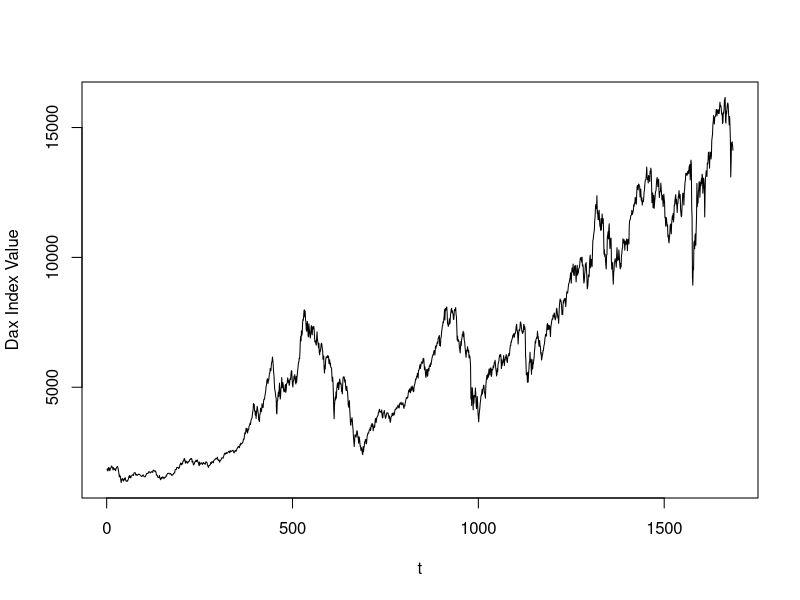
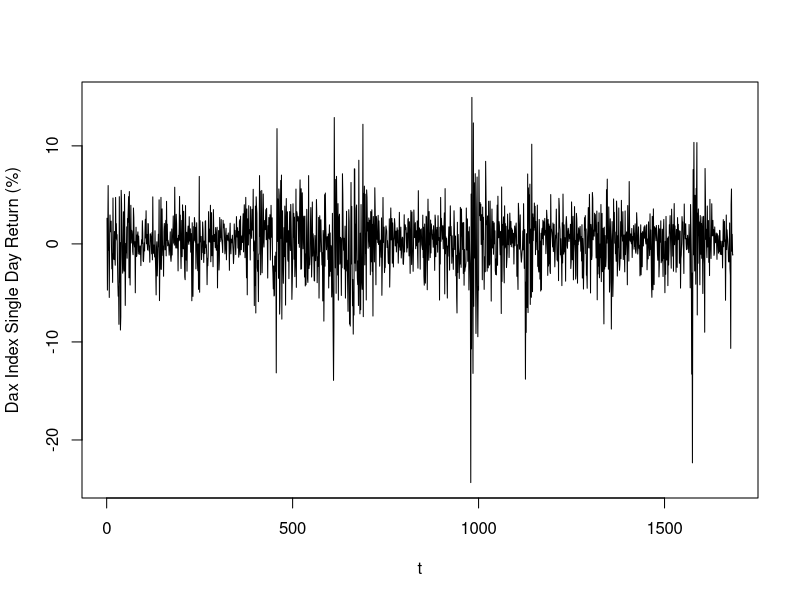
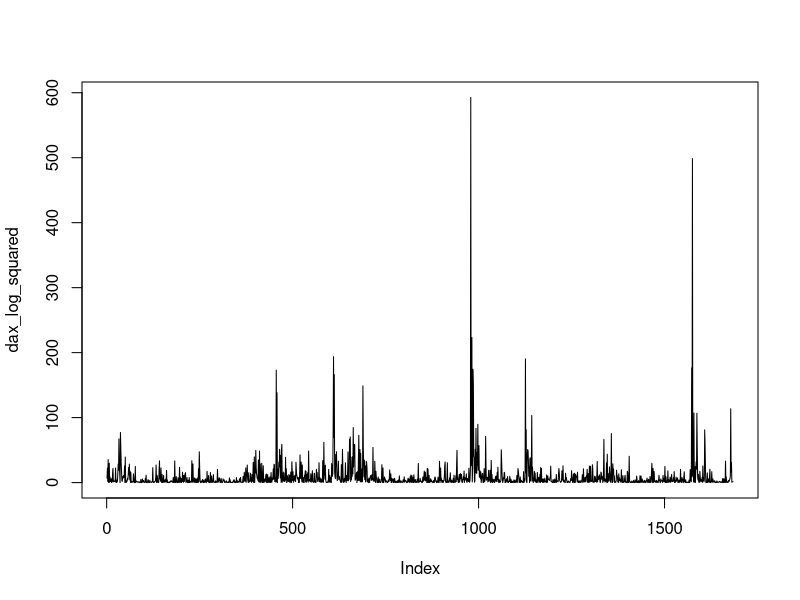
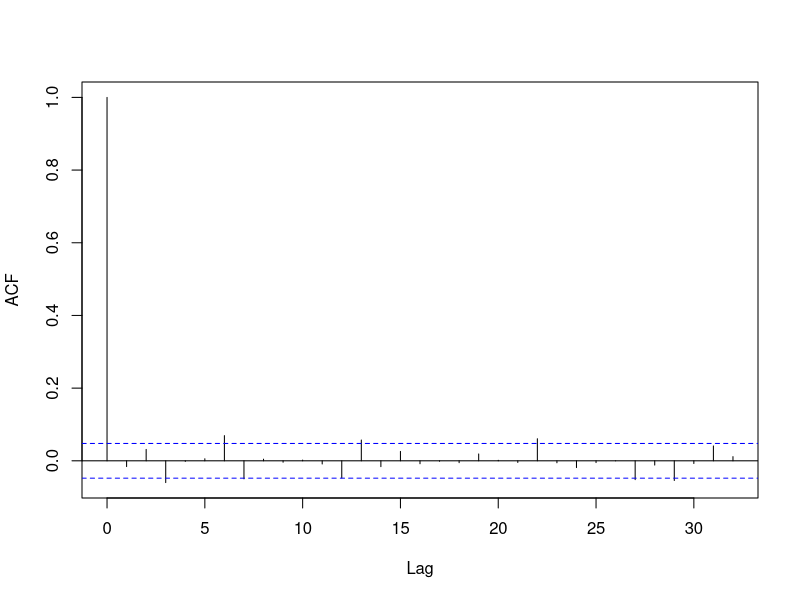
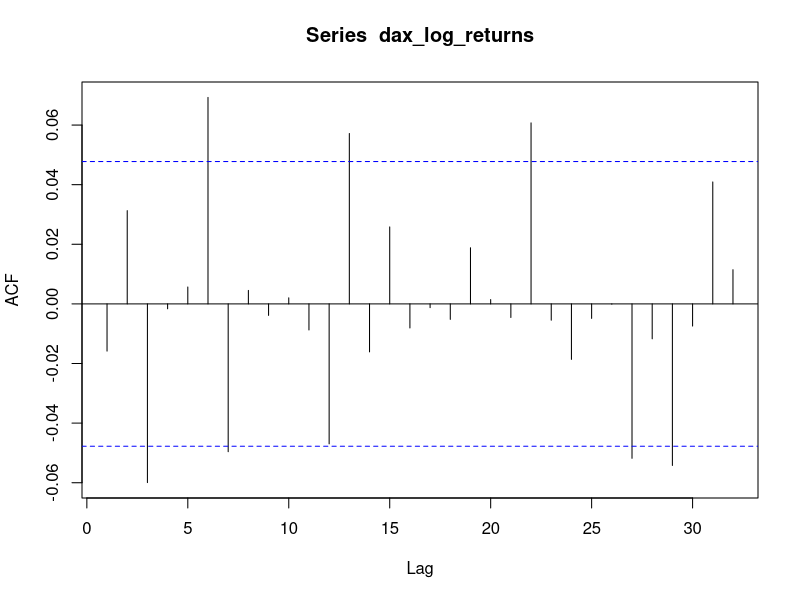
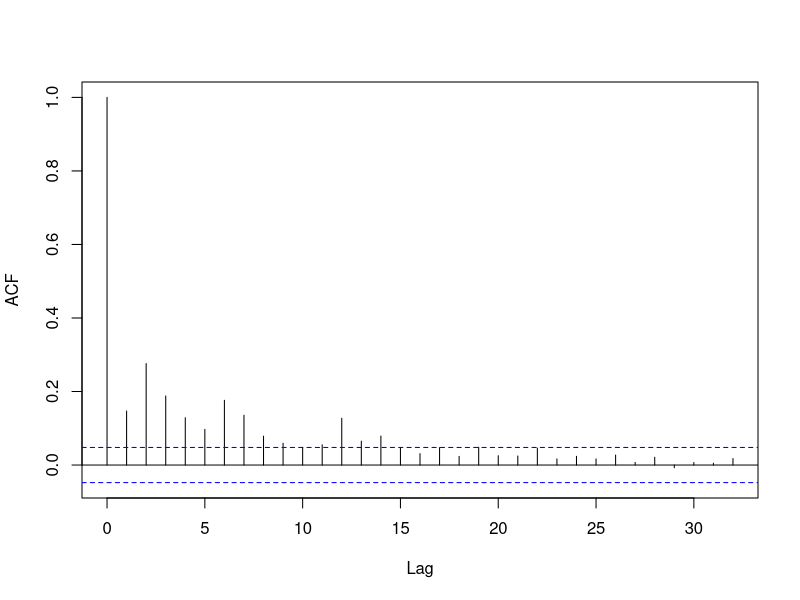
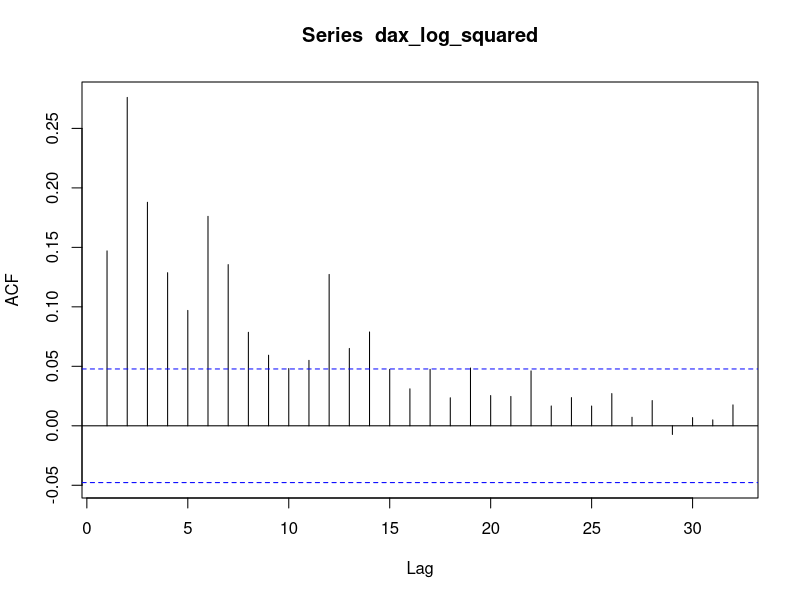
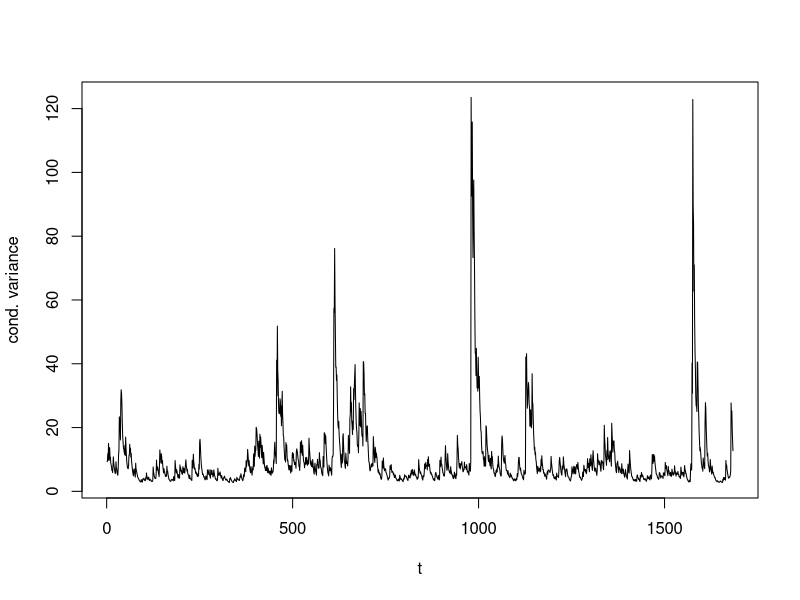

These figures' R source, in order:
rm(list=ls())    
# Jochem installeer eerst deze
# install.packages("here")
setwd(here::here())
library("tseries") # For Jarque Bera

dax = read.table("DAX.txt",header=FALSE)
dax_log_returns = diff(log(dax[,1]) * 100)


# 1

plot(dax[,1], type="l", xlab="t", ylab="Dax Index Value")
plot(dax_log_returns, type="l", xlab="t", ylab="Dax Index Single Day Return (%)")
dax_log_squared = dax_log_returns**2
plot(dax_log_squared, type="l")
plot(acf(dax_log_returns,main="")[1:35])
plot(acf(dax_log_squared,main="")[1:35])

# 3
# This file contains the average log-likelihood function. 
# The function below takes the data, labeled "x", and the parameter vector, 
# labeled "par", as input and gives the average log-likelihood, labeled "llik", 
# as output. 

llik_fun_GARCH <- function(par,x, plot_filter=FALSE){
  
  n <- length(x)
  
  #set paramter values from the input par using link functions for restrictions
  omega <- exp(par[1])                   #exp() to ensure omega>0
  alpha_1 <- exp(par[2])/(1+exp(par[2]))   #logistic()=exp()/(exp()) for 0<alpha<1
  alpha_2 <- exp(par[3])/(1+exp(par[3]))   #logistic()=exp()/(exp()) for 0<alpha<1
  beta_1 <- exp(par[4])/(1+exp(par[4]))    #logistic()=exp()/(exp()) for 0<beta<1
  beta_2 <- exp(par[5])/(1+exp(par[5]))    #logistic()=exp()/(exp()) for 0<beta<1
  
  ## Filter Volatility
  sig2 <- rep(0,n)
  sig2[1] <- var(x) #initialize volatility at unconditional variance
  sig2[2] <- var(x)
  
  for(t in 3:n){
    sig2[t] <- omega + alpha_1*x[t-1]^2  + alpha_2*x[t-2]^2 + beta_1*sig2[t-1] + beta_2*sig2[t-2] 
  }
  
  if (plot_filter){
    plot(sig2, type="l", ylab="cond. variance", xlab="t")
    
    u <- x/sqrt(sig2)
    
    # homosked. test
    plot(acf(u^2, main="")[1:35])
    
    # norm. test
    print(jarque.bera.test(u))
  }
  
  ## Calculate Log Likelihood Values
  
  #construct sequence of log-likelihood contributions
  l <- -(1/2)*log(2*pi) - (1/2)*log(sig2) - (1/2)*x^2/sig2
  
  llik <- mean(l)  # obtain the average log-likelihood
  
  return(llik) # return the average log-likelihood as output
}

a <- 0.3
b <- 0.3  

omega <- var(dax_log_returns)*(1-a-b) 
par_ini <- c(log(omega),log(a/(1-a)), log(a/(1-a)), log(b/(1-b)), log(b/(1-b)))
est <- optim(par=par_ini,fn=function(par)-llik_fun_GARCH(par,dax_log_returns), method = "BFGS")

omega_hat <- exp(est$par[1])
alpha_1_hat <- exp(est$par[2])/(1+exp(est$par[2]))
alpha_2_hat <- exp(est$par[3])/(1+exp(est$par[3]))
beta_1_hat <- exp(est$par[4])/(1+exp(est$par[4]))
beta_2_hat <- exp(est$par[5])/(1+exp(est$par[5]))

llik_fun_GARCH(est$par, dax_log_returns, plot_filter = TRUE)

print(paste("Omega_hat", omega_hat))
print(paste("alpha_1_hat", alpha_1_hat))
print(paste("alpha_2_hat", alpha_2_hat))
print(paste("beta_1_hat", beta_1_hat))
print(paste("beta_2_hat", beta_2_hat))

########### 4
# Inlcuded in prev.

########## 5
# Ja zeer naar taakje weer want nu mag ik die hele functie weer herschrijven

llik_fun_GARCH_p_q <- function(p, q, par, x, plot_filter=FALSE, print_aic_bic=FALSE){
  
  n <- length(x)
  
  #set paramter values from the input par using link functions for restrictions
  omega <- exp(par[1])                   #exp() to ensure omega>0
  alpha = exp(par[2:(2+p-1)])/(1+exp(par[2:(2+p-1)]))
  beta = exp(par[(2+p):(2+p+q-1)])/(1+exp(par[(2+p):(2+p+q-1)]))
  
  ## Filter Volatility
  sig2 <- rep(var(x),n) #initialize volatility at unconditional variance
  
  for(t in (max(c(p,q)) + 1):n){
    sig2[t] <- omega
    
    # Is deze code niet cool gevectorized, ja
    # Heb ik zin om dit nu te gaan oplossen in R, nee
    for(i in 1:p){
      sig2[t] <- sig2[t] + alpha[i]*x[t-i]^2
    }
    
    for(j in 1:q){
      sig2[t] <- sig2[t] + beta[j]*sig2[t-j]
    }
  }
  
  if (plot_filter){
    plot(sig2, type="l", ylab="cond. variance", xlab="t")
  }
  
  ## Calculate Log Likelihood Values
  
  #construct sequence of log-likelihood contributions
  l <- -(1/2)*log(2*pi) - (1/2)*log(sig2) - (1/2)*x^2/sig2
  
  llik <- mean(l)  # obtain the average log-likelihood
  
  if (print_aic_bic){
    llik_val <- -llik*n # Deze code komt van week 2
    
    # Echt heel dom maar de formule stond natuurlijk
    # verkeerd in de code van de opdracht
    k <- p + q + 1
    aic <- 2*k-2*llik_val
    bic <- log(n)*k-2*llik_val
    
    cat("The AIC is:")
    print(aic)
    
    cat("The BIC is:")
    print(bic)
  }
  
  return(llik) # return the average log-likelihood as output
}

est_garch <- function(p, q, x){
  a <- 0.2
  b <- 0.2  
  
  par_ini <- rep(0, 1 + p + q)
  par_ini[1] <- var(dax_log_returns)*(1-a-b)
  par_ini[2:(2+p-1)] <- log(a/(1-a))
  par_ini[(2+p):(2+p+q-1)] <- log(b/(1-b))

  est <- optim(par=par_ini,fn=function(par)-llik_fun_GARCH_p_q(p, q, par, dax_log_returns), method = "BFGS")
  omega_hat <- exp(est$par[1])
  alpha_hat <- exp(est$par[2:(2+p-1)])/(1+exp(est$par[2:(2+p-1)]))
  beta_hat <- exp(est$par[(2+p):(2+p+q-1)])/(1+exp(est$par[(2+p):(2+p+q-1)]))
  
  print(paste("p:", p))
  print(paste("q:", q))
  print("omega_hat")
  print(omega_hat)
  print("alpha_hat")
  print(alpha_hat)
  print("beta_hat")
  print(beta_hat)
  
  llik_fun_GARCH_p_q(p, q, est$par, x, print_aic_bic = TRUE)
}

# Het wordt lekker naar geprint, dus succes daarmee
for (i in 1:4){
  for (j in 1:4) {
    est_garch(i, j, dax_log_returns)
  }
}


###### 7
llik_fun_GARCH_mod <- function(par,x){
  
  n <- length(x)
  
  #set paramter values from the input par using link functions for restrictions
  omega <- exp(par[1])                   #exp() to ensure omega>0
  alpha <- exp(par[2])/(1+exp(par[2]))   #logistic()=exp()/(exp()) for 0<alpha<1
  beta <- exp(par[3])/(1+exp(par[3]))    #logistic()=exp()/(exp()) for 0<beta<1
  gamma <- par[4]                        # Natuurlijk staat er niet gegeven wat gamma kan zijn
                                         # dus ja zal wel alles zijn.
  
  ## Filter Volatility
  sig2 <- rep(0,n)
  sig2[1] <- var(x) #initialize volatility at unconditional variance
  
  for(t in 2:n){
    sig2[t] <- omega + alpha*x[t-1]^2 + beta*sig2[t-1] + gamma * (x[t-1] < 0) * x[t-1]^2
  }
  
  ## Calculate Log Likelihood Values
  
  #construct sequence of log-likelihood contributions
  l <- -(1/2)*log(2*pi) - (1/2)*log(sig2) - (1/2)*x^2/sig2
  
  llik <- mean(l)  # obtain the average log-likelihood
  
  return(llik) # return the average log-likelihood as output
}

par_ini <- c(log(omega),log(a/(1-a)), log(b/(1-b)), 0)
est <- optim(par=par_ini,fn=function(par)-llik_fun_GARCH_mod(par,dax_log_returns), method = "BFGS")


# Nu moeten we nog vergelijken, dit kan natuurlijk met de AIC
# maar ja hebben we daar zin in? Ja geen idee, dit is dus lekker een probleem voor jou
# maar ik heb het wel geprogrammeerd, zodat je kan kiezen.
llik_fun_GARCH_p_q(1, 1, c(log(omega), log(a/(1-a)), log(b/(1-b))), dax_log_returns, print_aic_bic = TRUE)

n <- length(dax_log_returns)
llik_val <- -est$value*n # Deze code komt van week 2

# Echt heel dom maar de formule stond natuurlijk
# verkeerd in de code van de opdracht
# Volgens mij zit hier een rekenfout, maar ja kan wel
k <- 4
print(paste("AIC", 2*k-2*llik_val)) # AIC
print(paste("BIC", log(n)*k-2*llik_val)) # BIC

# Het kan ook zijn dat je natuurlijk gewoon de likelyhood wilt printen
# Die kan je gewoon vinden in deze code natuurlijk

# Hier zijn de ge-estimate waarden:
omega <- exp(est$par[1])                   #exp() to ensure omega>0
alpha <- exp(est$par[2])/(1+exp(est$par[2]))   #logistic()=exp()/(exp()) for 0<alpha<1
beta <- exp(est$par[3])/(1+exp(est$par[3]))   #logistic()=exp()/(exp()) for 0<alpha<1
gamma <- est$par[4]

print(paste("omega", omega))
print(paste("alpha", alpha))
print(paste("beta", beta))
print(paste("gamma", gamma))
